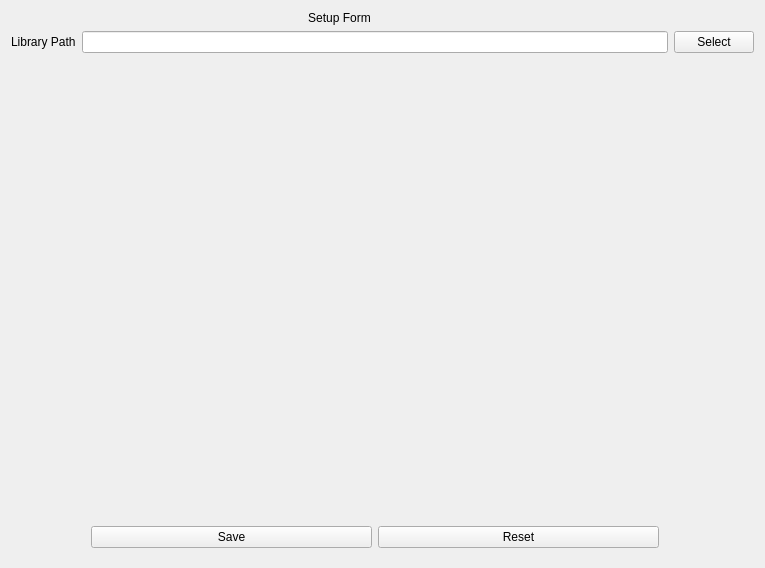
<?xml version="1.0" encoding="UTF-8"?>
<ui version="4.0">
 <class>SetupForm</class>
 <widget class="QWidget" name="SetupForm">
  <property name="geometry">
   <rect>
    <x>0</x>
    <y>0</y>
    <width>765</width>
    <height>568</height>
   </rect>
  </property>
  <property name="windowTitle">
   <string>Form</string>
  </property>
  <layout class="QGridLayout" name="gridLayout">
   <item row="0" column="0" colspan="2">
    <widget class="QLabel" name="headerL">
     <property name="text">
      <string>Setup Form</string>
     </property>
     <property name="alignment">
      <set>Qt::AlignCenter</set>
     </property>
    </widget>
   </item>
   <item row="2" column="1">
    <spacer name="verticalSpacer">
     <property name="orientation">
      <enum>Qt::Vertical</enum>
     </property>
     <property name="sizeType">
      <enum>QSizePolicy::Expanding</enum>
     </property>
     <property name="sizeHint" stdset="0">
      <size>
       <width>20</width>
       <height>40</height>
      </size>
     </property>
    </spacer>
   </item>
   <item row="1" column="0">
    <widget class="QLabel" name="libraryPathL">
     <property name="text">
      <string>Library Path</string>
     </property>
    </widget>
   </item>
   <item row="1" column="1">
    <widget class="QLineEdit" name="libraryPathTF"/>
   </item>
   <item row="3" column="1">
    <widget class="QWidget" name="widget" native="true">
     <property name="sizePolicy">
      <sizepolicy hsizetype="Expanding" vsizetype="Minimum">
       <horstretch>0</horstretch>
       <verstretch>0</verstretch>
      </sizepolicy>
     </property>
     <property name="minimumSize">
      <size>
       <width>50</width>
       <height>20</height>
      </size>
     </property>
     <layout class="QHBoxLayout" name="horizontalLayout">
      <item>
       <widget class="QPushButton" name="savePB">
        <property name="text">
         <string>Save</string>
        </property>
       </widget>
      </item>
      <item>
       <widget class="QPushButton" name="resetPB">
        <property name="text">
         <string>Reset</string>
        </property>
       </widget>
      </item>
     </layout>
    </widget>
   </item>
   <item row="1" column="2">
    <widget class="QPushButton" name="libraryPathOpenPB">
     <property name="text">
      <string>Select</string>
     </property>
    </widget>
   </item>
  </layout>
 </widget>
 <resources/>
 <connections/>
</ui>
